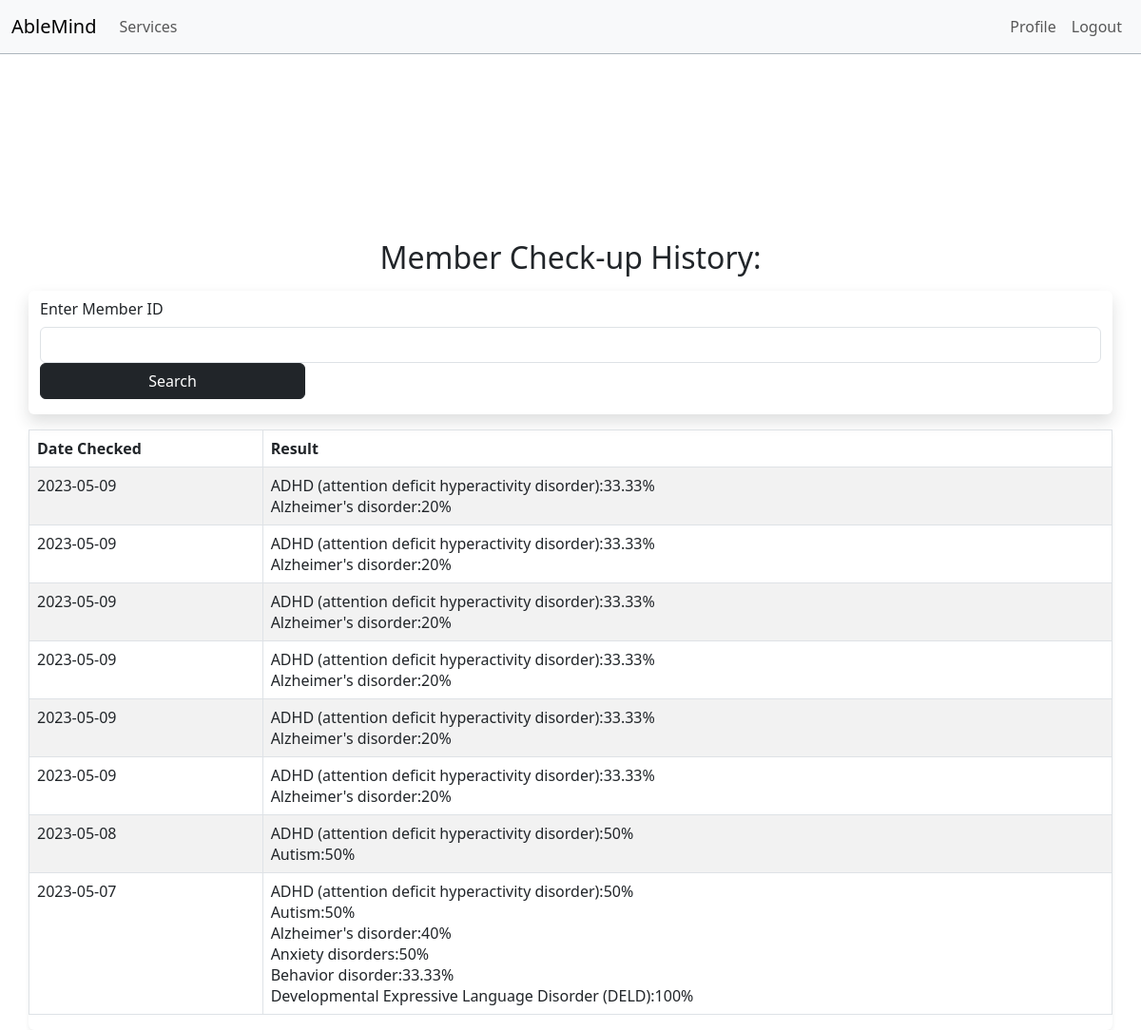
/specialistMyHealth.php?memberId=2, run on the app's committed database.
### tables this page shows
CREATE TABLE `checkup_history` (
  `check_hist_id` int(11) NOT NULL,
  `user_id` int(11) NOT NULL,
  `date` varchar(15) NOT NULL,
  `result_in_json` varchar(1000) NOT NULL
);

CREATE TABLE `diseases` (
  `disease_id` int(11) NOT NULL,
  `disease` varchar(80) NOT NULL,
  `status` varchar(10) NOT NULL DEFAULT 'active',
  `riskType` varchar(15) NOT NULL
);

### specialistMyHealth.php (the view, shortened to what this page needs)
<?php
require("navbar_specialist.php");
if (isset($_GET['memberId'])) {
  require('project_connection.php');
  $userId = $_GET['memberId'];
  $sql = "SELECT * FROM checkup_history WHERE user_id = '$userId' ORDER BY date DESC";
  $result = $db->query($sql);
  $rows = $result->fetchAll();
}
?>
<!DOCTYPE html>
<html lang="en">
<head>
  <link href="./assets/dist/css/bootstrap.min.css" rel="stylesheet">
</head>
<body>
  <br><br><br>
  <div class="mx-auto" style="width:150px; height:150px;">
  </div>
  <div class="container-md" style="margin-top: 30px;">
    <h2 class="my-3 text-center">Member Check-up History:</h2>
    <div class="row ">
      <div class="vstack gap-3">
        <div class="row shadow rounded">
          <form>
            <label for="searchHistory" class="col-sm-3 col-md-4 col-form-label">Enter Member ID</label>
            <input type="text" id='searchHistory' name='memberId' class="form-control col-sm-6 col-md-5">
            <button type="submit" class="btn btn-dark col-sm-3 col-md-3">Search</button>
          </form>
        </div>
        <div class="row shadow-sm rounded">
          <table class="table table-bordered border-black table-striped">
            <thead>
              <tr>
                <th scope='col'>Date Checked</th>
                <th scope='col'>Result</th>
              </tr>
            </thead>
            <tbody>
              <?php
              if (isset($_GET['memberId'])) {
                $sqlDisorderName = "SELECT disease FROM diseases WHERE disease_id = :disease_id";
                $preparedstmt = $db->prepare($sqlDisorderName);
                foreach ($rows as $row) {
                  $jsonResult = json_decode($row['result_in_json'], true);
                  echo "<tr>";
                  echo "<td >" . $row['date'] . "</td>";
                  $resultCleaned = "";
                  foreach ($jsonResult as $key => $row) {
                    $preparedstmt->bindParam(':disease_id', $key);
                    $preparedstmt->execute();
                    $disorderName = $preparedstmt->fetch();
                    $resultCleaned .= $disorderName['disease'] . ":" . $jsonResult[$key]['percentage'] . "% <br>";
                  }
                  $resultCleaned = rtrim($resultCleaned, " ,");
                  echo "<td>" . $resultCleaned . "</td>";
                  echo "</tr>";
                }
              }
              ?>
            </tbody>
          </table>
        </div>
      </div>
    </div>
</body>
</html>

### data on the page
checkup_history: date "2023-05-09", result_in_json "33.33", result_in_json "20"
diseases: disease "ADHD (attention deficit hyperactivity disorder)"
diseases: disease "Alzheimer's disorder"
checkup_history: date "2023-05-09", result_in_json "33.33", result_in_json "20"
checkup_history: date "2023-05-09", result_in_json "33.33", result_in_json "20"
checkup_history: date "2023-05-09", result_in_json "33.33", result_in_json "20"
checkup_history: date "2023-05-09", result_in_json "33.33", result_in_json "20"
checkup_history: date "2023-05-09", result_in_json "33.33", result_in_json "20"
checkup_history: date "2023-05-08", result_in_json "50"
diseases: disease "Autism"
checkup_history: date "2023-05-07", result_in_json "50", result_in_json "40", result_in_json "33.33", result_in_json "100"
diseases: disease "Anxiety disorders"
diseases: disease "Behavior disorder"
diseases: disease "Developmental Expressive Language Disorder (DELD)"
